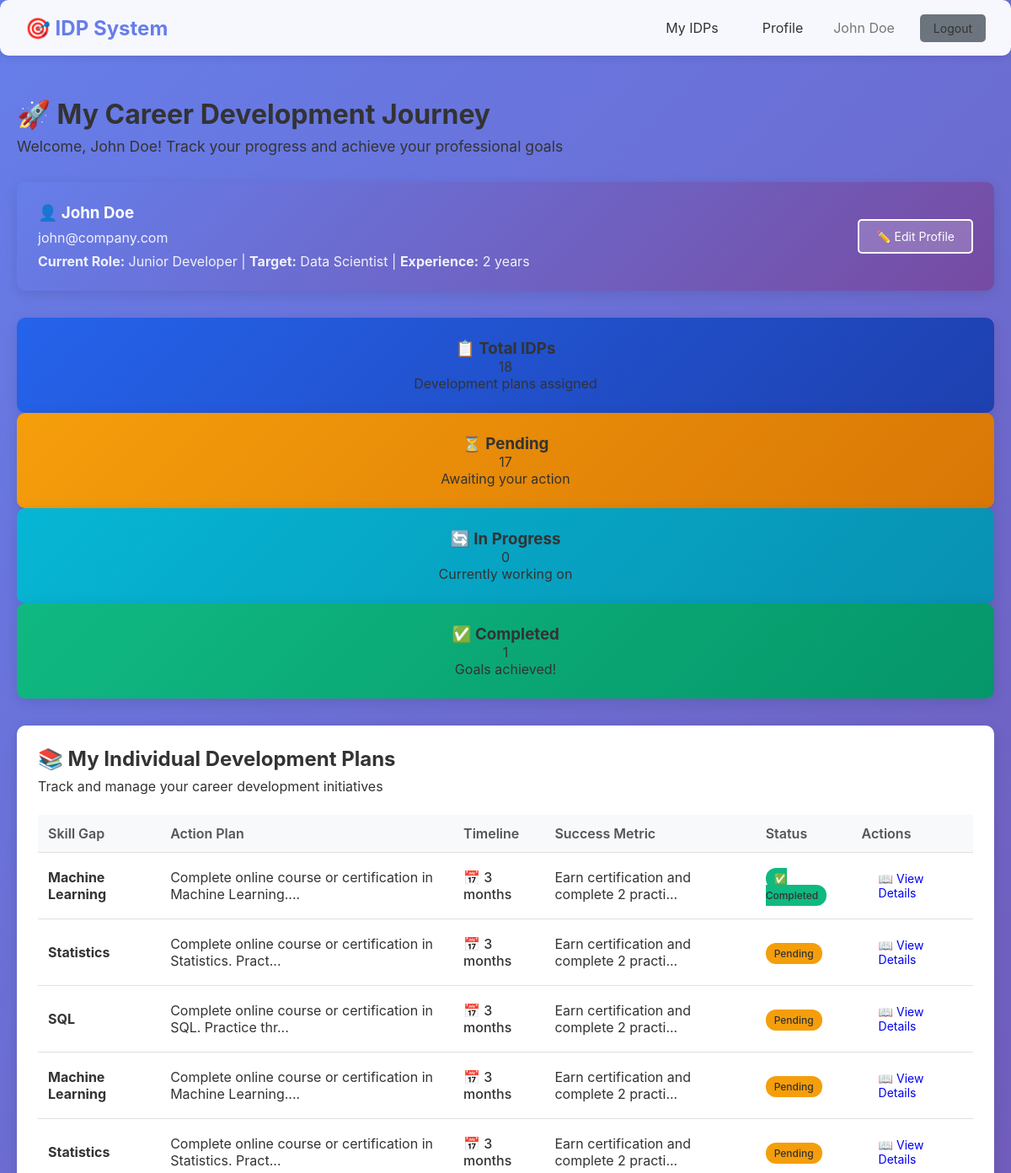
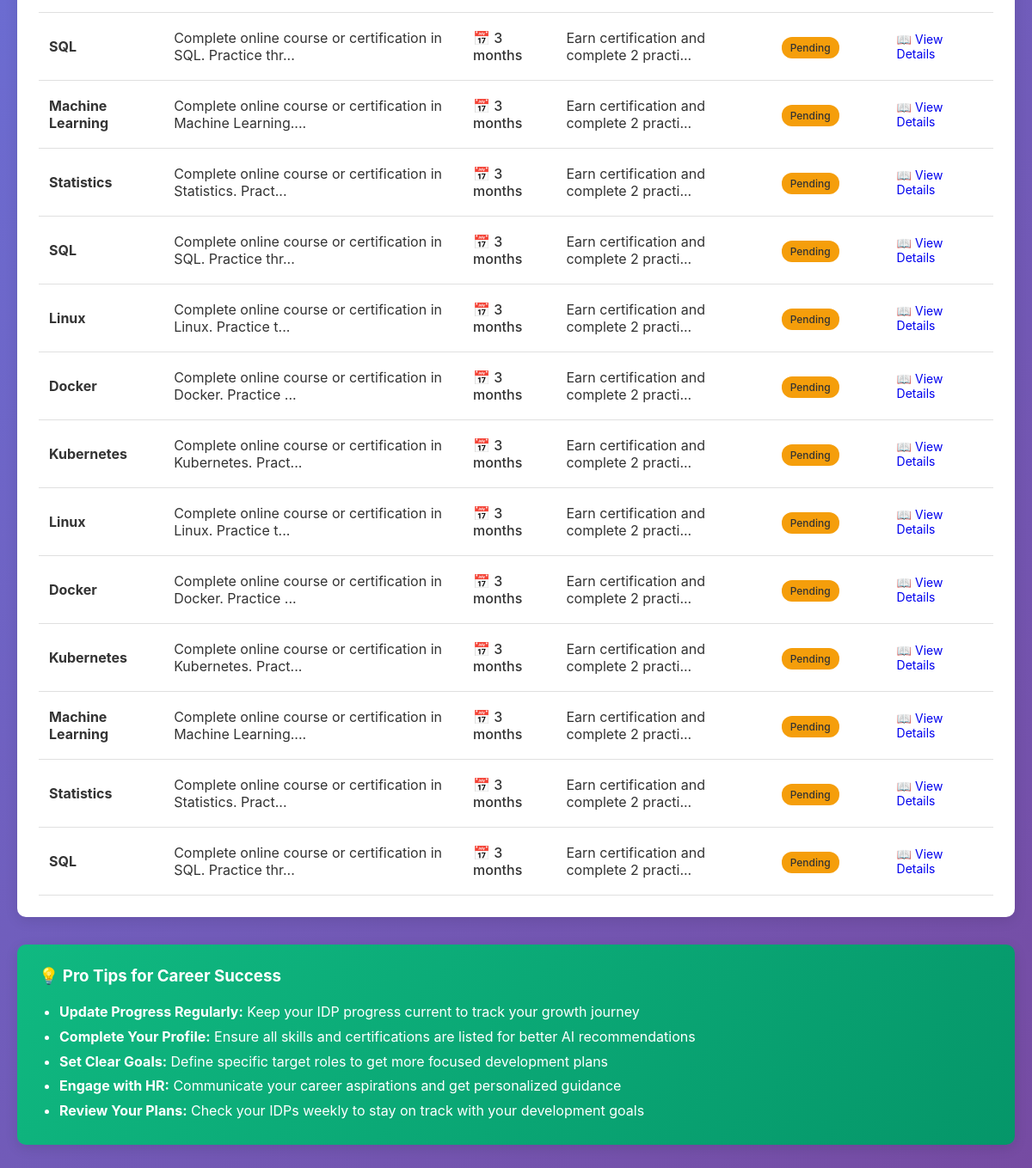
Screenshot of /employee/dashboard (signed in) with the database file from the repository (2 pictures, top to bottom).
### models/models.py (models this page shows, shortened)
class User(UserMixin, db.Model):
    __tablename__ = 'users'
    id = db.Column(db.Integer, primary_key=True)
    name = db.Column(db.String(100), nullable=False)
    email = db.Column(db.String(120), unique=True, nullable=False)
    password_hash = db.Column(db.String(255), nullable=False)
    role = db.Column(db.String(20), nullable=False, default='employee')  # 'hr' or 'employee'
    skills = db.Column(db.Text)  # Comma-separated skills
    experience = db.Column(db.Integer, default=0)  # Years of experience
    goal = db.Column(db.Text)  # Career goal
    current_role = db.Column(db.String(100))
    target_role = db.Column(db.String(100))
    created_at = db.Column(db.DateTime, default=datetime.utcnow)
    idps = db.relationship('IDP', backref='user', lazy=True, cascade='all, delete-orphan')

class IDP(db.Model):
    __tablename__ = 'idps'
    id = db.Column(db.Integer, primary_key=True)
    user_id = db.Column(db.Integer, db.ForeignKey('users.id'), nullable=False)
    skill_gap = db.Column(db.Text)  # JSON or comma-separated missing skills
    action = db.Column(db.Text, nullable=False)  # SMART action
    timeline = db.Column(db.String(100))  # Time-bound goal
    metric = db.Column(db.String(255))  # Measurable metric
    status = db.Column(db.String(20), default='pending')  # pending, in_progress, completed
    created_at = db.Column(db.DateTime, default=datetime.utcnow)
    progress_entries = db.relationship('Progress', backref='idp', lazy=True, cascade='all, delete-orphan')

### routes/employee.py (the view)
@employee_bp.route('/dashboard')
@login_required
@employee_required
def dashboard():
    user_idps = IDP.query.filter_by(user_id=current_user.id).all()
    stats = {
        'total': len(user_idps),
        'pending': len([idp for idp in user_idps if idp.status == 'pending']),
        'in_progress': len([idp for idp in user_idps if idp.status == 'in_progress']),
        'completed': len([idp for idp in user_idps if idp.status == 'completed'])
    }
    return render_template('employee_dashboard.html', idps=user_idps, stats=stats)

### routes/employee.py (called while the page is built)
def employee_required(f):
    @wraps(f)
    def decorated_function(*args, **kwargs):
        if not current_user.is_authenticated:
            flash('Please login to continue', 'error')
            return redirect(url_for('auth.login'))
        return f(*args, **kwargs)
    return decorated_function

### templates/employee_dashboard.html (shortened to what this page needs)
{% extends "base.html" %}
{% block content %}
<div style="margin-bottom: 2rem;">
    <h1 style="color: var(--text-primary); margin-bottom: 0.5rem;">🚀 My Career Development Journey</h1>
    <p style="color: var(--text-secondary); font-size: 1.1rem;">
        Welcome, {{ current_user.name }}! Track your progress and achieve your professional goals
    </p>
</div>
<div class="card" style="margin-bottom: 2rem; background: linear-gradient(135deg, #667eea 0%, #764ba2 100%); color: white; border: none;">
    <div style="display: flex; justify-content: space-between; align-items: center; flex-wrap: wrap;">
        <div>
            <h3 style="color: white; margin-bottom: 0.5rem;">👤 {{ current_user.name }}</h3>
            <p style="opacity: 0.9; margin-bottom: 0.5rem;">{{ current_user.email }}</p>
            <p style="opacity: 0.9; margin-bottom: 0;">
                <strong>Current Role:</strong> {{ current_user.current_role or 'Not set' }} |
                <strong>Target:</strong> {{ current_user.target_role or 'Not set' }} |
                <strong>Experience:</strong> {{ current_user.experience }} years
            </p>
        </div>
        <a href="{{ url_for('employee.profile') }}" class="btn" style="background: rgba(255,255,255,0.2); color: white; border: 2px solid white;">
            ✏️ Edit Profile
        </a>
    </div>
</div>
<div class="dashboard-grid">
    <div class="stat-card" style="background: linear-gradient(135deg, #2563eb 0%, #1e40af 100%);">
        <h3>📋 Total IDPs</h3>
        <div class="stat-value">{{ stats.total }}</div>
        <p>Development plans assigned</p>
    </div>
    <div class="stat-card" style="background: linear-gradient(135deg, #f59e0b 0%, #d97706 100%);">
        <h3>⏳ Pending</h3>
        <div class="stat-value">{{ stats.pending }}</div>
        <p>Awaiting your action</p>
    </div>
    <div class="stat-card" style="background: linear-gradient(135deg, #06b6d4 0%, #0891b2 100%);">
        <h3>🔄 In Progress</h3>
        <div class="stat-value">{{ stats.in_progress }}</div>
        <p>Currently working on</p>
    </div>
    <div class="stat-card" style="background: linear-gradient(135deg, #10b981 0%, #059669 100%);">
        <h3>✅ Completed</h3>
        <div class="stat-value">{{ stats.completed }}</div>
        <p>Goals achieved!</p>
    </div>
</div>
<div class="card" style="margin-top: 2rem;">
    <div style="display: flex; justify-content: space-between; align-items: center; margin-bottom: 1.5rem;">
        <div>
            <h2 style="color: var(--text-primary); margin-bottom: 0.5rem;">📚 My Individual Development Plans</h2>
            <p style="color: var(--text-secondary); margin: 0;">Track and manage your career development initiatives</p>
        </div>
    </div>
    {% if idps %}
    <div style="overflow-x: auto;">
        <table>
            <thead>
                <tr>
                    <th>Skill Gap</th>
                    <th>Action Plan</th>
                    <th>Timeline</th>
                    <th>Success Metric</th>
                    <th>Status</th>
                    <th>Actions</th>
                </tr>
            </thead>
            <tbody>
                {% for idp in idps %}
                <tr>
                    <td><strong style="color: var(--primary-color);">{{ idp.skill_gap }}</strong></td>
                    <td>{{ idp.action[:60] + '...' if idp.action|length > 60 else idp.action }}</td>
                    <td><span style="font-weight: 500;">📅 {{ idp.timeline }}</span></td>
                    <td>{{ idp.metric[:40] + '...' if idp.metric|length > 40 else idp.metric }}</td>
                    <td>
                        {% if idp.status == 'not_started' %}
                        <span class="badge" style="background-color: #6b7280;">⏸️ Not Started</span>
                        {% elif idp.status == 'in_progress' %}
                        <span class="badge" style="background-color: #06b6d4;">🔄 In Progress</span>
                        {% elif idp.status == 'completed' %}
                        <span class="badge" style="background-color: #10b981;">✅ Completed</span>
                        {% else %}
                        <span class="badge" style="background-color: #f59e0b;">{{ idp.status.replace('_', ' ').title() }}</span>
                        {% endif %}
                    </td>
                    <td>
                        <a href="{{ url_for('employee.idp_detail', idp_id=idp.id) }}" class="btn btn-small">
                            📖 View Details
                        </a>
                    </td>
                </tr>
                {% endfor %}
            </tbody>
        </table>
    </div>
    {% endif %}
</div>
<div class="card" style="margin-top: 2rem; background: linear-gradient(135deg, #10b981 0%, #059669 100%); color: white; border: none;">
    <h3 style="color: white; margin-bottom: 1rem;">💡 Pro Tips for Career Success</h3>
    <ul style="margin: 0; padding-left: 1.5rem; line-height: 1.8;">
        <li><strong>Update Progress Regularly:</strong> Keep your IDP progress current to track your growth journey</li>
        <li><strong>Complete Your Profile:</strong> Ensure all skills and certifications are listed for better AI recommendations</li>
        <li><strong>Set Clear Goals:</strong> Define specific target roles to get more focused development plans</li>
        <li><strong>Engage with HR:</strong> Communicate your career aspirations and get personalized guidance</li>
        <li><strong>Review Your Plans:</strong> Check your IDPs weekly to stay on track with your development goals</li>
    </ul>
</div>
{% endblock %}

### templates/base.html (shortened to what this page needs)
<!DOCTYPE html>
<html lang="en">
<head>
</head>
<body>
    {% if current_user.is_authenticated %}
    <div class="navbar">
        <div class="navbar-content">
            <div class="navbar-brand">🎯 IDP System</div>
            <div class="navbar-menu">
                {% if current_user.role == 'hr' %}
                    <a href="{{ url_for('hr.dashboard') }}">Dashboard</a>
                    <a href="{{ url_for('hr.employees') }}">Employees</a>
                    <a href="{{ url_for('hr.roles') }}">Roles</a>
                    <a href="{{ url_for('hr.reports') }}">Reports</a>
                {% else %}
                    <a href="{{ url_for('employee.dashboard') }}">My IDPs</a>
                    <a href="{{ url_for('employee.profile') }}">Profile</a>
                {% endif %}
                <span style="color: #777;">{{ current_user.name }}</span>
                <a href="{{ url_for('auth.logout') }}" class="btn btn-secondary" style="margin-left: 10px;">Logout</a>
            </div>
        </div>
    </div>
    {% endif %}
    <div class="container">
        {% block content %}{% endblock %}
    </div>
</body>
</html>

### templates/base.html (style rules this page uses)
* { margin: 0; padding: 0; box-sizing: border-box; }
body { font-family: -apple-system, BlinkMacSystemFont, 'Segoe UI', Roboto, Oxygen, Ubuntu, sans-serif; background: linear-gradient(135deg, #667eea 0%, #764ba2 100%); min-height: 100vh; color: #333; }
.container { max-width: 1200px; margin: 0 auto; padding: 20px; }
.navbar { background: rgba(255, 255, 255, 0.95); backdrop-filter: blur(10px); padding: 15px 30px; box-shadow: 0 2px 10px rgba(0,0,0,0.1); margin-bottom: 30px; border-radius: 10px; }
.navbar-content { display: flex; justify-content: space-between; align-items: center; max-width: 1200px; margin: 0 auto; }
.navbar-brand { font-size: 24px; font-weight: bold; color: #667eea; }
.navbar-menu { display: flex; gap: 20px; align-items: center; }
.navbar-menu a { text-decoration: none; color: #333; padding: 8px 16px; border-radius: 5px; transition: all 0.3s; }
.btn { padding: 10px 20px; border: none; border-radius: 5px; cursor: pointer; font-size: 14px; transition: all 0.3s; text-decoration: none; display: inline-block; }
.btn-secondary { background: #6c757d; color: white; }
.card { background: white; border-radius: 10px; padding: 25px; box-shadow: 0 4px 15px rgba(0,0,0,0.1); margin-bottom: 20px; }
.stat-card { background: white; padding: 25px; border-radius: 10px; box-shadow: 0 4px 15px rgba(0,0,0,0.1); text-align: center; }
table { width: 100%; border-collapse: collapse; }
table th, table td { padding: 12px; text-align: left; border-bottom: 1px solid #e0e0e0; }
table th { background: #f8f9fa; font-weight: 600; color: #555; }
.badge { padding: 5px 10px; border-radius: 12px; font-size: 12px; font-weight: 500; }

### rows the page displays
User: name "John Doe", email "john@company.com", current_role "Junior Developer", target_role "Data Scientist", experience "2"
IDP: skill_gap "Machine Learning", action "Complete online course or certification in Machine Learning....", timeline "3 months", metric "Earn certification and complete 2 practi...", status "✅ Completed"
IDP: skill_gap "Statistics", action "Complete online course or certification in Statistics. Pract...", timeline "3 months", metric "Earn certification and complete 2 practi...", status.replace "Pending"
IDP: skill_gap "SQL", action "Complete online course or certification in SQL. Practice thr...", timeline "3 months", metric "Earn certification and complete 2 practi...", status.replace "Pending"
IDP: skill_gap "Machine Learning", action "Complete online course or certification in Machine Learning....", timeline "3 months", metric "Earn certification and complete 2 practi...", status.replace "Pending"
IDP: skill_gap "Statistics", action "Complete online course or certification in Statistics. Pract...", timeline "3 months", metric "Earn certification and complete 2 practi...", status.replace "Pending"
IDP: skill_gap "SQL", action "Complete online course or certification in SQL. Practice thr...", timeline "3 months", metric "Earn certification and complete 2 practi...", status.replace "Pending"
IDP: skill_gap "Machine Learning", action "Complete online course or certification in Machine Learning....", timeline "3 months", metric "Earn certification and complete 2 practi...", status.replace "Pending"
IDP: skill_gap "Statistics", action "Complete online course or certification in Statistics. Pract...", timeline "3 months", metric "Earn certification and complete 2 practi...", status.replace "Pending"
IDP: skill_gap "SQL", action "Complete online course or certification in SQL. Practice thr...", timeline "3 months", metric "Earn certification and complete 2 practi...", status.replace "Pending"
IDP: skill_gap "Linux", action "Complete online course or certification in Linux. Practice t...", timeline "3 months", metric "Earn certification and complete 2 practi...", status.replace "Pending"
IDP: skill_gap "Docker", action "Complete online course or certification in Docker. Practice ...", timeline "3 months", metric "Earn certification and complete 2 practi...", status.replace "Pending"
IDP: skill_gap "Kubernetes", action "Complete online course or certification in Kubernetes. Pract...", timeline "3 months", metric "Earn certification and complete 2 practi...", status.replace "Pending"
IDP: skill_gap "Linux", action "Complete online course or certification in Linux. Practice t...", timeline "3 months", metric "Earn certification and complete 2 practi...", status.replace "Pending"
IDP: skill_gap "Docker", action "Complete online course or certification in Docker. Practice ...", timeline "3 months", metric "Earn certification and complete 2 practi...", status.replace "Pending"
IDP: skill_gap "Kubernetes", action "Complete online course or certification in Kubernetes. Pract...", timeline "3 months", metric "Earn certification and complete 2 practi...", status.replace "Pending"
IDP: skill_gap "Machine Learning", action "Complete online course or certification in Machine Learning....", timeline "3 months", metric "Earn certification and complete 2 practi...", status.replace "Pending"
IDP: skill_gap "Statistics", action "Complete online course or certification in Statistics. Pract...", timeline "3 months", metric "Earn certification and complete 2 practi...", status.replace "Pending"
IDP: skill_gap "SQL", action "Complete online course or certification in SQL. Practice thr...", timeline "3 months", metric "Earn certification and complete 2 practi...", status.replace "Pending"

### other values shown
{{ stats.total }} "18"
{{ stats.pending }} "17"
{{ stats.in_progress }} "0"
{{ stats.completed }} "1"
